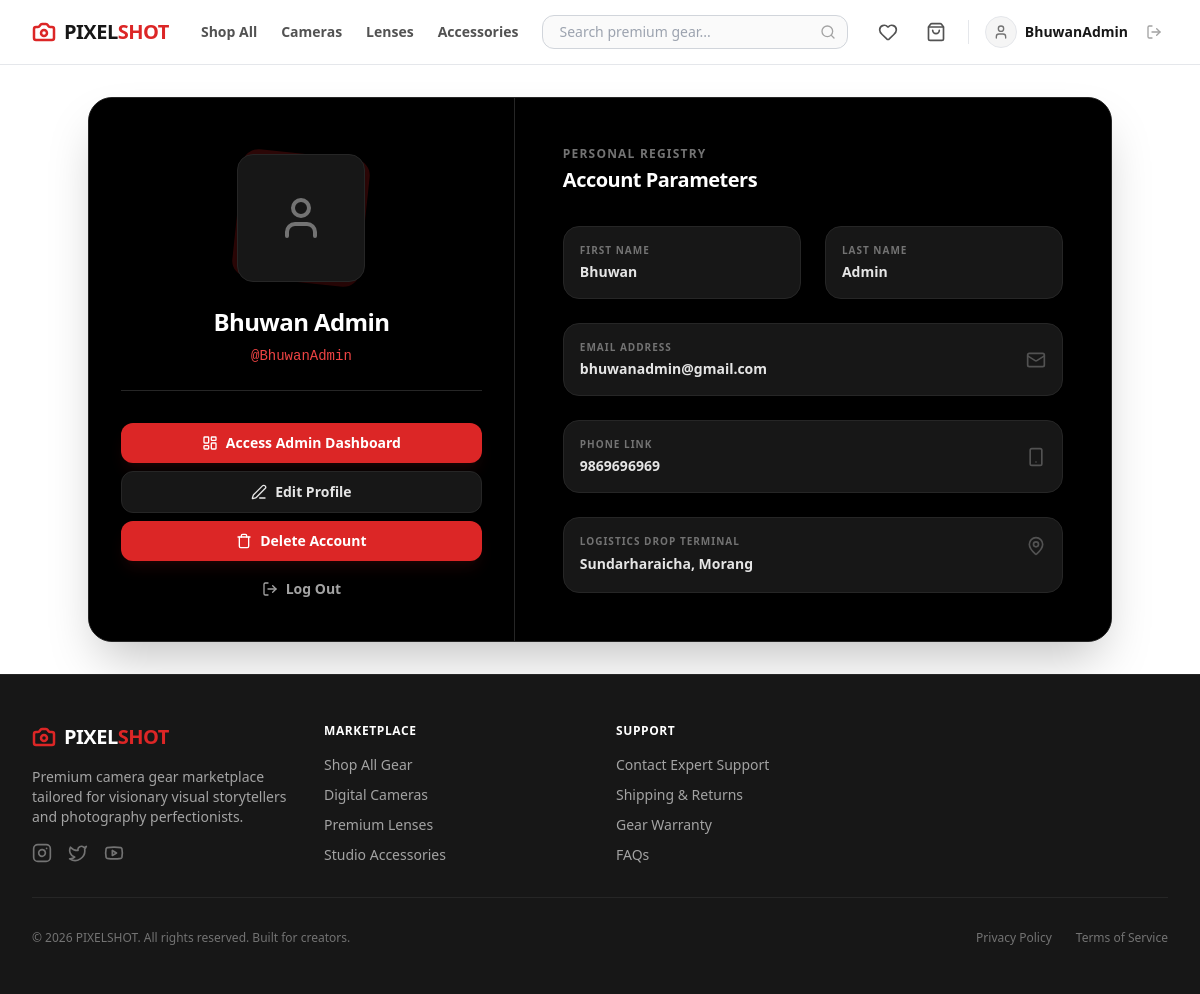
Screenshot of /profile/ (signed in) with the database file from the repository.
### ps_app/models.py (models this page shows, shortened)
class User(AbstractUser):
    phone = models.CharField(max_length=20, blank=True)
    address = models.TextField(blank=True)
    profile_picture = models.ImageField(upload_to='images/user/', blank=True, null=True)

### ps_app/views/profile_view.py (the view)
# urls.py: path('profile/', profile_view, name='profile'),
@login_required
def profile_view(request):
    return render(request, 'main/profile_page.html')

### ps_app/templates/main/profile_page.html (shortened to what this page needs)
<!DOCTYPE html>
<html lang="en">
<head>
    {% load static %}
    <link href="{% static 'css/styles.css' %}" rel="stylesheet" />
</head>
<body class="bg-white font-sans min-h-screen flex flex-col text-neutral-900">
    {% include 'components/_navbar.html' %}
    <main class="flex-grow flex items-center justify-center p-4 sm:p-6 lg:p-8">
        <div class="w-full max-w-5xl bg-black border border-neutral-800 rounded-3xl overflow-hidden shadow-2xl grid grid-cols-1 lg:grid-cols-12">
            <div class="lg:col-span-5 bg-black p-8 flex flex-col items-center justify-between text-center border-b lg:border-b-0 lg:border-r border-neutral-800">
                <div class="w-full space-y-6 my-auto">
                    <div class="relative w-32 h-32 mx-auto">
                        <div class="relative w-32 h-32 rounded-2xl bg-neutral-900 border border-neutral-800 overflow-hidden flex items-center justify-center text-neutral-500 shadow-xl">
                            {% if user.profile_picture %}
                                <img src="{{ user.profile_picture.url }}" alt="{{ user.username }}" class="w-full h-full object-cover">
                            {% else %}
                                <i data-lucide="user" class="w-12 h-12 text-neutral-500"></i>
                            {% endif %}
                        </div>
                    </div>
                    <div class="space-y-2">
                        <h1 class="text-2xl font-black tracking-tight text-white">
                            {% if user.first_name or user.last_name %}
                                {{ user.first_name }} {{ user.last_name }}
                            {% elif user.is_staff %}
                                Administrator
                            {% else %}
                                Anonymous User
                            {% endif %}
                        </h1>
                        <p class="text-sm font-mono text-red-500">@{{ user.username|default:"dummy_creator" }}</p>
                    </div>
                </div>
                <div class="w-full space-y-2 pt-8 border-t border-neutral-800">
                    {% if user.is_staff %}
                        <a href="/dashboard/admin/" class="w-full bg-red-600 hover:bg-red-700 text-white font-bold py-2.5 px-4 rounded-xl transition-all flex items-center justify-center gap-2 text-sm shadow-lg shadow-red-600/10">
                            <i data-lucide="layout-dashboard" class="w-4 h-4"></i>
                            Access Admin Dashboard
                        </a>
                    {% else %}
                        <a href="/dashboard/" class="w-full bg-red-600 hover:bg-red-700 text-white font-bold py-2.5 px-4 rounded-xl transition-all flex items-center justify-center gap-2 text-sm shadow-lg shadow-red-600/10">
                            <i data-lucide="layout-dashboard" class="w-4 h-4"></i>
                            Access Customer Dashboard
                        </a>
                    {% endif %}
                    <a href="/profile/edit/" class="w-full bg-neutral-900 hover:bg-neutral-800 text-neutral-200 font-bold py-2.5 px-4 rounded-xl transition-all flex items-center justify-center gap-2 text-sm border border-neutral-800">
                        <i data-lucide="edit-3" class="w-4 h-4"></i>
                        Edit Profile
                    </a>
                    <a href="/profile/delete/" class="w-full bg-red-600 hover:bg-red-700 text-white font-bold py-2.5 px-4 rounded-xl transition-all flex items-center justify-center gap-2 text-sm shadow-lg shadow-red-600/10">
                        <i data-lucide="trash" class="w-4 h-4"></i>
                        Delete Account
                    </a>
                    <a href="/logout/" class="w-full bg-transparent hover:bg-red-600/10 text-neutral-400 hover:text-red-400 font-bold py-2.5 px-4 rounded-xl transition-all flex items-center justify-center gap-2 text-sm">
                        <i data-lucide="log-out" class="w-4 h-4"></i>
                        Log Out
                    </a>
                </div>
            </div>
            <div class="lg:col-span-7 bg-black p-8 lg:p-12 flex flex-col justify-center space-y-8">
                <div>
                    <h2 class="text-xs font-bold uppercase tracking-widest text-neutral-500 mb-1">Personal Registry</h2>
                    <p class="text-xl font-extrabold text-white tracking-tight">Account Parameters</p>
                </div>
                <div class="grid grid-cols-1 sm:grid-cols-2 gap-6">
                    <div class="bg-neutral-900 border border-neutral-800 p-4 rounded-2xl">
                        <span class="text-[10px] font-bold uppercase tracking-widest text-neutral-500 block mb-1">First Name</span>
                        <p class="text-sm font-semibold text-neutral-200">{{ user.first_name|default:"—" }}</p>
                    </div>
                    <div class="bg-neutral-900 border border-neutral-800 p-4 rounded-2xl">
                        <span class="text-[10px] font-bold uppercase tracking-widest text-neutral-500 block mb-1">Last Name</span>
                        <p class="text-sm font-semibold text-neutral-200">{{ user.last_name|default:"—" }}</p>
                    </div>
                    <div class="sm:col-span-2 bg-neutral-900 border border-neutral-800 p-4 rounded-2xl flex items-center justify-between gap-4">
                        <div class="truncate">
                            <span class="text-[10px] font-bold uppercase tracking-widest text-neutral-500 block mb-1">Email Address</span>
                            <p class="text-sm font-semibold text-neutral-200 truncate">{{ user.email|default:"creator@pixelshot.com" }}</p>
                        </div>
                        <i data-lucide="mail" class="w-5 h-5 text-neutral-600 shrink-0"></i>
                    </div>
                    <div class="sm:col-span-2 bg-neutral-900 border border-neutral-800 p-4 rounded-2xl flex items-center justify-between gap-4">
                        <div>
                            <span class="text-[10px] font-bold uppercase tracking-widest text-neutral-500 block mb-1">Phone Link</span>
                            <p class="text-sm font-semibold text-neutral-200">{{ user.phone|default:"No hardware link configured" }}</p>
                        </div>
                        <i data-lucide="smartphone" class="w-5 h-5 text-neutral-600 shrink-0"></i>
                    </div>
                    <div class="sm:col-span-2 bg-neutral-900 border border-neutral-800 p-4 rounded-2xl flex items-start justify-between gap-4">
                        <div>
                            <span class="text-[10px] font-bold uppercase tracking-widest text-neutral-500 block mb-1">Logistics Drop Terminal</span>
                            <p class="text-sm font-semibold text-neutral-200 whitespace-pre-line leading-relaxed">{{ user.address|default:"No shipping coordinates active" }}</p>
                        </div>
                        <i data-lucide="map-pin" class="w-5 h-5 text-neutral-600 shrink-0 mt-0.5"></i>
                    </div>
                </div>
            </div>
        </div>
    </main>
    {% include 'components/_footer.html' %}
</body>
</html>

### ps_app/templates/components/_navbar.html (shortened to what this page needs)
<nav class="bg-white border-b border-gray-200 sticky top-0 z-50 font-sans text-neutral-900">
    <div class="max-w-7xl mx-auto px-4 sm:px-6 lg:px-8">
        <div class="flex justify-between h-16 items-center">
            <div class="flex items-center gap-8">
                <a href="/" class="flex items-center gap-2 text-xl font-black tracking-tight shrink-0">
                    <i data-lucide="camera" class="w-6 h-6 text-red-600 stroke-[2.5]"></i>
                    <span>PIXEL<span class="text-red-600">SHOT</span></span>
                </a>
                <div class="hidden md:flex items-center gap-6 text-sm font-semibold text-neutral-600">
                    <a href="/products/" class="hover:text-red-600 transition-colors">Shop All</a>
                    <a href="/products/?category=cameras" class="hover:text-red-600 transition-colors">Cameras</a>
                    <a href="/products/?category=lenses" class="hover:text-red-600 transition-colors">Lenses</a>
                    <a href="/products/?category=accessories" class="hover:text-red-600 transition-colors">Accessories</a>
                </div>
            </div>
            <div class="flex-1 max-w-md mx-6 hidden sm:block">
                <form action="/products/" method="GET" class="relative">
                    <input type="text" name="search" placeholder="Search premium gear..."
                        class="w-full bg-neutral-50 border border-gray-300 rounded-xl pl-4 pr-9 py-1.5 text-sm focus:outline-none focus:ring-2 focus:ring-red-600 focus:border-red-600 focus:bg-white transition-all">
                    <button type="submit" class="absolute inset-y-0 right-0 flex items-center pr-3 text-neutral-400 hover:text-red-600">
                        <i data-lucide="search" class="w-4 h-4"></i>
                    </button>
                </form>
            </div>
            <div class="flex items-center gap-4">
                <a href="/wishlist/" class="p-1.5 text-neutral-600 hover:text-red-600 transition-colors relative">
                    <i data-lucide="heart" class="w-5 h-5"></i>
                </a>
                <a href="/cart/" class="p-1.5 text-neutral-600 hover:text-red-600 transition-colors relative">
                    <i data-lucide="shopping-bag" class="w-5 h-5"></i>
                </a>
                {% if user.is_authenticated %}
                    <div class="flex items-center gap-3">
                        <a href="/profile/" class="flex items-center gap-2 group">
                            {% if user.profile_picture %}
                                <img src="{{ user.profile_picture.url }}" alt="Profile" class="w-8 h-8 rounded-full object-cover border border-gray-200 group-hover:border-red-600 transition-colors">
                            {% else %}
                                <div class="w-8 h-8 rounded-full bg-neutral-100 border border-gray-200 flex items-center justify-center text-neutral-500 group-hover:border-red-600 transition-colors">
                                    <i data-lucide="user" class="w-4 h-4"></i>
                                </div>
                            {% endif %}
                            <span class="text-sm font-semibold hidden lg:block group-hover:text-red-600 transition-colors">{{ user.username }}</span>
                        </a>
                        <form action="/logout/" method="POST" class="inline">
                            <button type="submit" class="p-1.5 text-neutral-400 hover:text-red-600 transition-colors" title="Log Out">
                                <i data-lucide="log-out" class="w-4 h-4"></i>
                            </button>
                        </form>
                    </div>
                {% else %}
                    <div class="flex items-center gap-3 text-sm font-bold">
                        <a href="/login/" class="text-neutral-600 hover:text-black transition-colors px-2 py-1.5">Sign In</a>
                        <a href="/register/" class="bg-neutral-900 text-white px-4 py-2 rounded-xl hover:bg-red-600 transition-all shadow-sm">Register</a>
                    </div>
                {% endif %}
            </div>
        </div>
    </div>
</nav>

### rows the page displays
User: username "BhuwanAdmin", first_name "Bhuwan", last_name "Admin", email "bhuwanadmin@gmail.com", phone "9869696969", address "Sundarharaicha, Morang"
